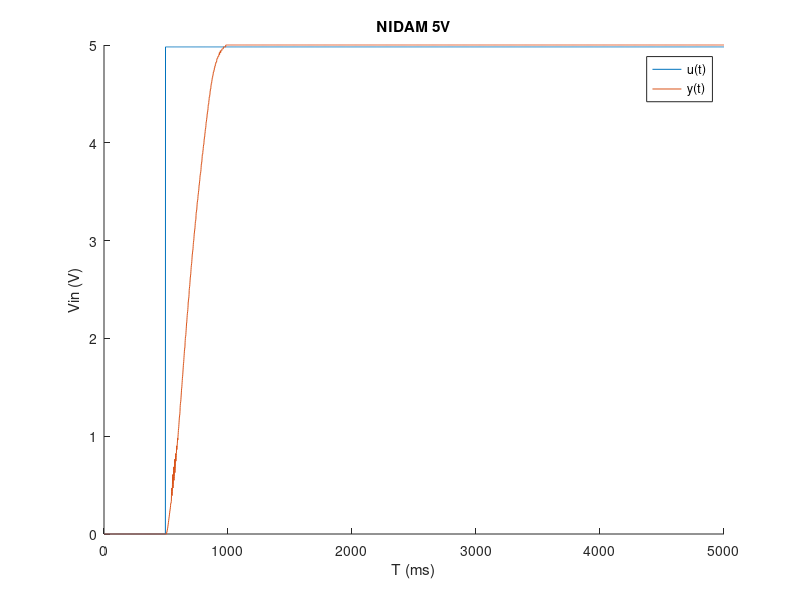

Write MATLAB code to recreate this figure.
clc
clear all
y = xlsread('NIDAM5V.csv');
ylabel('Vin (V)')
title('NIDAM 5V')
xlabel('T (ms)')
hold on;
plot(y)
legend('u(t)','y(t)')